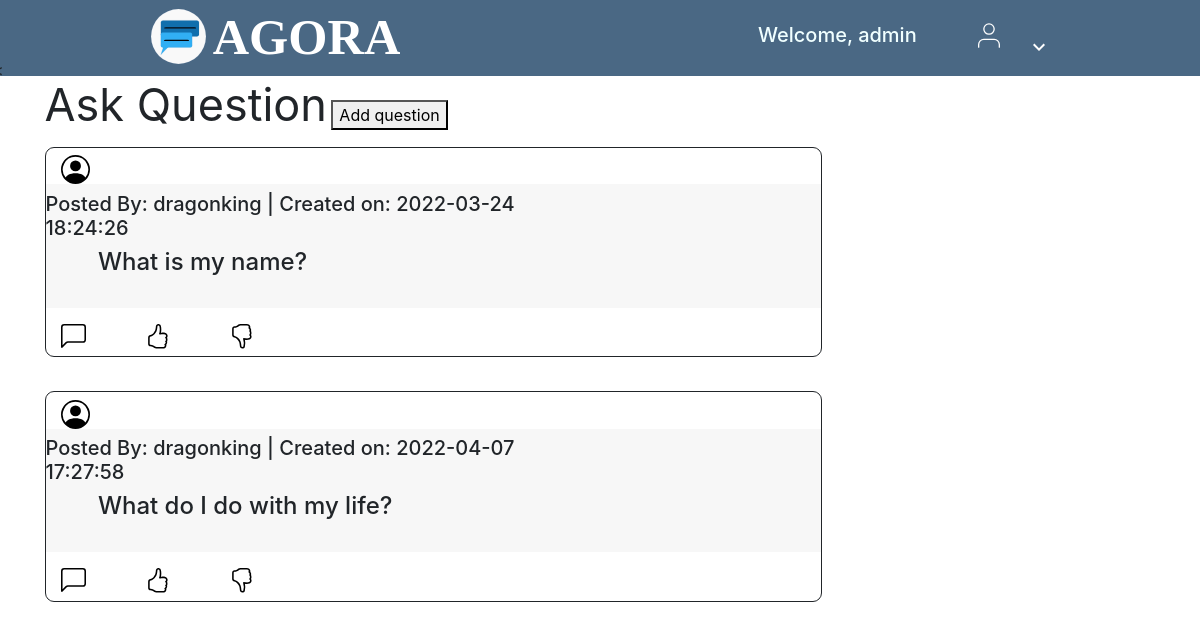
The app's page /pages/dashboard.php (signed in) with its own data.
### tables this page shows
CREATE TABLE `topics` (
  `topic_id` int(8) NOT NULL,
  `topic_course` varchar(9) NOT NULL,
  `topic_subject` varchar(255) NOT NULL,
  `topic_desc` text NOT NULL,
  `embed_media` text NOT NULL,
  `topic_date` datetime NOT NULL DEFAULT current_timestamp(),
  `topic_by` int(8) NOT NULL,
  `status` enum('open','closed','deleted','') NOT NULL DEFAULT 'open'
);

CREATE TABLE `users` (
  `id` int(11) NOT NULL,
  `username` varchar(255) NOT NULL,
  `email` varchar(255) NOT NULL,
  `password` varchar(255) NOT NULL,
  `role` enum('admin','teacher','student') NOT NULL,
  `status` enum('active','awaiting approval','disabled') NOT NULL
);

### pages/dashboard.php (the view, shortened to what this page needs)
<!DOCTYPE html>
<html lang="en">
<head>
  <link href="./styles/agora.css" rel="stylesheet">
  <link rel="stylesheet" href="https://maxcdn.bootstrapcdn.com/bootstrap/4.0.0/css/bootstrap.min.css" />
</head>
<body>
  <?php include("../includes/navbar.php") ?>
  <?php
  $conn = connectToDB();
  ?>
  <main style="margin-left: 0%;
    padding-top: 0%;
    margin-top: 0.5%;
    background: white; ">
  <?php include("../includes/sidebar.php") ?>
    <div class="container" style="background: white;
    padding-top: 2%;
    margin-top: -1%;">
     <label for="topic" style="font-size: 45px; margin-top: -10%;">Ask Question</label>
            <button id="modalbtn"> Add question </button>
      <?php
      $query = "SELECT t.*,u.username FROM topics t JOIN users u ON u.id = t.topic_by";
      $result = mysqli_query($conn, $query) or die(mysqli_error($conn));
      if (mysqli_num_rows($result) > 0) {
        while ($row = mysqli_fetch_array($result)) {
          $topic_subject = $row['topic_subject'];
          $user = $row["username"];
          $id = $row["topic_id"] ?? "";
          $date = $row["topic_date"];
      ?>
  <div class= "post-body">
           <div class="post-pan" style= "max-width: 70%; margin-left= 10%; border-color:#afafaf; border: solid 1px; border-radius: 9px;margin-bottom: 3%; height:auto;">
           <div class= "created">
          <img src="../pictures/svg/person-circle.svg" id="person-logo" style="margin-top: 1%; height: 29px; margin-left: 2%;">
              <h5 class="created" style="margin-top: 1%; float: right; margin-right: 32%;">Posted By: <?php echo $user ?> |  Created on: <?php echo $date ?></h5></div>
            <div class="post-pan" style="padding: 3%;  margin-bottom: 2%;background-color: rgba(0,0,0,.03);  rgba(0,0,0,.125); border-color: black;" >
              <h1 class="post-echo" style="margin-top: 5%;  padding-left: 4%;   font-size: 24px;" >
             <?php echo $topic_subject;  ?></h1></div>
              <a  href="/qna/pages/posts.php?topic_id='<?php echo $id; ?>'">
              <img src="../pictures/svg/chat-left.svg" id="person-logo" style="margin-bottom: 1%; height: 25px; margin-left: 2%;"> </a>
              <img src="../pictures/svg/hand-thumbs-up.svg" id="person-logo" style="margin-bottom: 1%; height: 25px; margin-left: 7%;"> <img src="../pictures/svg/hand-thumbs-down.svg" id="person-logo" style="margin-bottom: 1%; height: 25px; margin-left: 7%;">
          </div>
        </div>
      <?php         }
      };
      ?>
    </div>
  </main>
</body>
</html>

### includes/navbar.php (shortened to what this page needs)
<header>
  <div id="logo">
          <img src="../pictures/svg/logo3.svg" id="logo">
      </div>
      <div id="uicon">
      <img src="../pictures/svg/uicon.svg" id="uicon">
</div>
<div id= "Welcome">
<h1 style="font-size: 20px; float: right; color: azure; margin-top: -35px; margin-right: 134px;">Welcome, <?php echo $_SESSION["username"] ?></h1>
</div>
<div class="dropdown">
  <button class="dropbtn"><img src="../pictures/svg/dropdown.svg" ></button>
</div>

### includes/sidebar.php
<!DOCTYPE html>
<link href="../styles/agora.css" rel="stylesheet">

### styles/agora.css (style rules this page uses)
header { height: 92px; width: auto; background-color: #4A6884; padding: 6px; margin-bottom: -30px; margin-top: -9px; margin-left: -13px; margin-right: -12px; }
#logo { width: auto; height: 55px; margin-left: 7%; margin-top: 6px; padding-right: 7%; }
#uicon { height: 31px; width: 34px; margin-top: -19px; margin-right: 16%; float: right; margin-left: -6%; }
#Welcome { font-size:10px; }
div a { text-decoration: none; color: black; }

### includes/navbar.php (style rules this page uses)
.dropdown { position: relative; display: inline-block; float: right; margin-top: -2%; }
.dropbtn { background-color: #4A6884;; color: white; padding: 16px; font-size: 16px; border: none; padding: 0; }

### records on screen
topics: topic_by.username "dragonking", topic_date "2022-03-24 18:24:26", topic_subject "What is my name?"
topics: topic_by.username "dragonking", topic_date "2022-04-07 17:27:58", topic_subject "What do I do with my life?"

### other values on screen
$_SESSION["username"] "admin"
